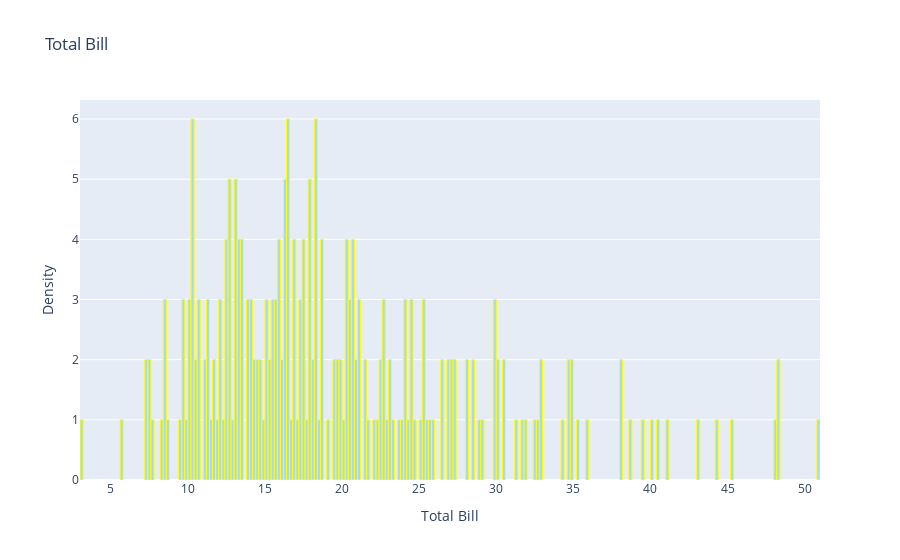

Notebook code cell kept with this figure:
### Code cell
tips = sns.load_dataset('tips')

data = tips['total_bill']

fig = go.Figure(data = go.Histogram(x = data, nbinsx = len(tips['total_bill']), marker = dict(color = 'lightblue', line = dict(color = 'yellow', width = 1))))

fig.update_layout(
    title = 'Total Bill',
    xaxis_title = 'Total Bill',
    yaxis_title = 'Density')

### Figure 1 — Plotly figure (JSON) as saved in the notebook; plotly's stock layout.template omitted (floating-point values rounded to 4 significant figures; data arrays with more than 128 entries replaced by an {"elided": "..."} marker saying what was removed)
{"data": [{"marker": {"color": "lightblue", "line": {"color": "yellow", "width": 1}}, "nbinsx": 244, "type": "histogram", "x": {"elided": "244 float values"}}], "layout": {"autosize": true, "title": {"text": "Total Bill"}, "xaxis": {"autorange": true, "range": [3.0, 51], "title": {"text": "Total Bill"}, "type": "linear"}, "yaxis": {"autorange": true, "range": [0, 6.316], "title": {"text": "Density"}}}}
